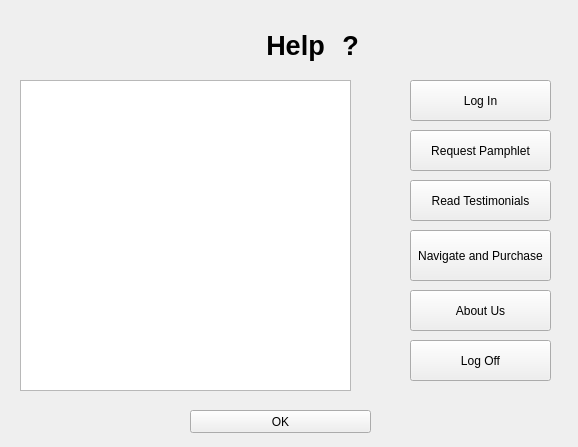
<?xml version="1.0" encoding="UTF-8"?>
<ui version="4.0">
 <class>HelpOption</class>
 <widget class="QWidget" name="HelpOption">
  <property name="geometry">
   <rect>
    <x>0</x>
    <y>0</y>
    <width>578</width>
    <height>447</height>
   </rect>
  </property>
  <property name="windowTitle">
   <string>Form</string>
  </property>
  <widget class="QStackedWidget" name="EverythingHelpstackedWidget">
   <property name="geometry">
    <rect>
     <x>10</x>
     <y>20</y>
     <width>551</width>
     <height>391</height>
    </rect>
   </property>
   <widget class="QWidget" name="page">
    <widget class="QLabel" name="HelpLabel">
     <property name="geometry">
      <rect>
       <x>120</x>
       <y>0</y>
       <width>331</width>
       <height>51</height>
      </rect>
     </property>
     <property name="text">
      <string>&lt;html&gt;&lt;head/&gt;&lt;body&gt;&lt;p align=&quot;center&quot;&gt;&lt;span style=&quot; font-size:20pt; font-weight:600;&quot;&gt;Help&lt;/span&gt;&lt;/p&gt;&lt;/body&gt;&lt;/html&gt;</string>
     </property>
    </widget>
    <widget class="QTextBrowser" name="HelpDisplayBox">
     <property name="geometry">
      <rect>
       <x>10</x>
       <y>60</y>
       <width>331</width>
       <height>311</height>
      </rect>
     </property>
    </widget>
    <widget class="QLabel" name="label">
     <property name="geometry">
      <rect>
       <x>300</x>
       <y>10</y>
       <width>81</width>
       <height>31</height>
      </rect>
     </property>
     <property name="text">
      <string>&lt;html&gt;&lt;head/&gt;&lt;body&gt;&lt;p align=&quot;center&quot;&gt;&lt;span style=&quot; font-size:20pt; font-weight:600;&quot;&gt;?&lt;/span&gt;&lt;/p&gt;&lt;/body&gt;&lt;/html&gt;</string>
     </property>
    </widget>
    <widget class="QPushButton" name="LogInInstructions">
     <property name="geometry">
      <rect>
       <x>400</x>
       <y>60</y>
       <width>141</width>
       <height>41</height>
      </rect>
     </property>
     <property name="text">
      <string>Log In</string>
     </property>
    </widget>
    <widget class="QPushButton" name="RequestPamInstructions">
     <property name="geometry">
      <rect>
       <x>400</x>
       <y>110</y>
       <width>141</width>
       <height>41</height>
      </rect>
     </property>
     <property name="text">
      <string>Request Pamphlet</string>
     </property>
    </widget>
    <widget class="QPushButton" name="ReadTestimonialsInstructions">
     <property name="geometry">
      <rect>
       <x>400</x>
       <y>160</y>
       <width>141</width>
       <height>41</height>
      </rect>
     </property>
     <property name="text">
      <string>Read Testimonials</string>
     </property>
    </widget>
    <widget class="QPushButton" name="PurchaseInstructions">
     <property name="geometry">
      <rect>
       <x>400</x>
       <y>210</y>
       <width>141</width>
       <height>51</height>
      </rect>
     </property>
     <property name="text">
      <string>Navigate and Purchase</string>
     </property>
    </widget>
    <widget class="QPushButton" name="LogOffInstructions">
     <property name="geometry">
      <rect>
       <x>400</x>
       <y>320</y>
       <width>141</width>
       <height>41</height>
      </rect>
     </property>
     <property name="text">
      <string>Log Off</string>
     </property>
    </widget>
    <widget class="QPushButton" name="AboutUsInstructions">
     <property name="geometry">
      <rect>
       <x>400</x>
       <y>270</y>
       <width>141</width>
       <height>41</height>
      </rect>
     </property>
     <property name="text">
      <string>About Us</string>
     </property>
    </widget>
   </widget>
   <widget class="QWidget" name="page_2"/>
  </widget>
  <widget class="QPushButton" name="OKExitHelpB">
   <property name="geometry">
    <rect>
     <x>190</x>
     <y>410</y>
     <width>181</width>
     <height>23</height>
    </rect>
   </property>
   <property name="text">
    <string>OK</string>
   </property>
  </widget>
 </widget>
 <resources/>
 <connections/>
</ui>
